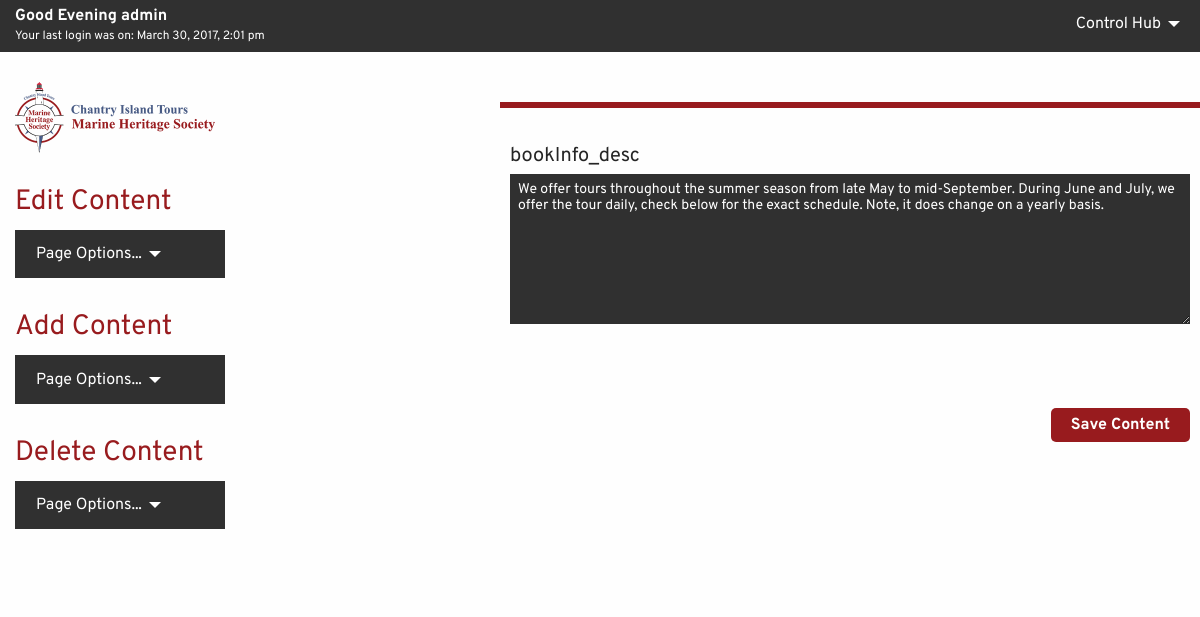
The page /admin/admin_index.php?tbl=tbl_bookInfo&col=bookInfo_id&id=1 (signed in) on the database as committed earlier.
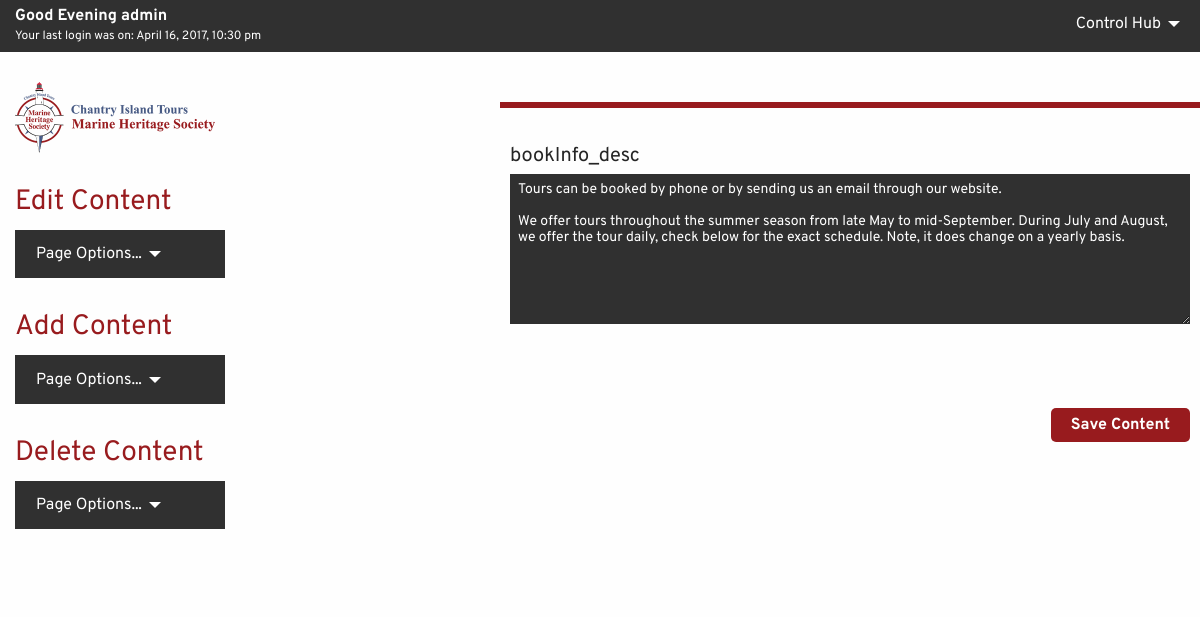
The same page on the database as committed later.
### tables this page shows
CREATE TABLE tbl_bookInfo (
  bookInfo_id tinyint(3) UNSIGNED NOT NULL,
  bookInfo_desc text NOT NULL
);

### admin/phpscripts/read.php (called while the page is built, shortened)
<?php
	function getSingle($tbl, $col, $id) {
		require_once('connect.php');
		$querySingle = "SELECT * FROM {$tbl} WHERE {$col}={$id}";
		$runSingle = mysqli_query($link, $querySingle);
		if($runSingle){
			return $runSingle;
		}else{
			$error =  "There was an error accessing this information.  Please contact your admin.";
			return $error;
		}
	}
?>

### admin/phpscripts/single_edit_form.php (the view, shortened to what this page needs)
<?php
	 function single_edit($tbl,$col,$id) {
	 	$result = getSingle($tbl, $col, $id);
	 	$getResult = mysqli_fetch_array($result);
	 	echo "<form action=\"phpscripts/edit.php\" method=\"post\">";
	 	for($i=0; $i<mysqli_num_fields($result); $i++) {
	 		$dataType = mysqli_fetch_field_direct($result,$i);
	 		$fieldName = $dataType->name;
	 		$fieldType = $dataType->type;
	 		if($fieldName != $col) {
	 			echo "<label class=\"editAllLabel\">{$fieldName}</label>";
	 			if($fieldType != 252) {
	 				if($fieldName != "stats_icon") {
	 					echo "<input class=\"editAllInput\" type=\"text\" name=\"{$fieldName}\" value=\"{$getResult[$i]}\">";
	 				}else{
	 					echo "<input hidden class=\"editAllInput\" type=\"text\" name=\"{$fieldName}\" value=\"{$getResult[$i]}\">";
	 				}
	 			}else{
	 				echo "<textarea class=\"editAlltextarea\" name=\"$fieldName\">{$getResult[$i]}</textarea><br><br>";
	 			}
	 		}
	 	}
	 	echo "<input class=\"editAllSubmit\" type=\"submit\" value=\"Save Content\">";
	 	echo "</form>";
	 }
?>

### admin/layout/header.php (shortened to what this page needs)
<!DOCTYPE html>
<html class="no-js" lang="en">
  <head>
    <link rel="stylesheet" href="../css/foundation.css">
    <link rel="stylesheet" href="css/admin.css">
  </head>
  <body class="body-<?=strtolower(str_replace(' ', '-', $strPageTitle))?>">

### admin/admin_index.php (shortened to what this page needs)
<?php
	if(isset($_GET['tbl'])) {
		$tbl = $_GET['tbl'];
		$col = $_GET['col'];
	}
?>
<?php
$strPageTitle = 'Admin Content Management';
include_once("layout/header.php");
?>
    <div id="CMSTopBar">
    <div class="row">
		<div class="small-8 medium-6 columns">
			<h1><?php $dayTime = date('H');
				if($dayTime<12) {
					echo "Good Morning ".$_SESSION['users_name'];
				}else if(($dayTime>=12)&&($dayTime<19)) {
					echo "Good Afternoon ".$_SESSION['users_name'];
				}else if($dayTime>=19) {
					echo "Good Evening ".$_SESSION['users_name'];
				}
			?></h1>
			<p>Your last login was on: <?php echo $_SESSION['users_lastlogin']; ?></p>
		</div>
		<div class="small-4 medium-6 columns" id="CMSoptions">
			<ul class="dropdown menu CMSnav" data-dropdown-menu>
			  <li>
			    <a href="#">Control Hub</a>
			  </li>
			</ul>
		</div>
	</div>
    </div>
    <div class="row CMSCon">
    	<?php
			include("layout/sideNav.php");
		?>
    	<div class="small-12 medium-7 columns CMSright">
    		<?php single_edit($tbl,$col,$id); ?>
    	</div>
    </div>
<?php
	include("layout/footer.php");
?>

### admin/layout/sideNav.php (shortened to what this page needs)
<div class="small-12 medium-5 columns CMSleft">
<img data-interchange="[../images/chantry_island_header.png, small], [../images/chantry_island_header.svg, retina]" alt="logo" id="CMSlogoSideBar">
  <h2>Edit Content</h2>
    <div class="CMSConDropdown">
      <ul class="dropdown menu CMSoptions" data-dropdown-menu>
        <li>
        <a href="#">Page Options...</a>
      </li>
    </ul>
  </div>
  <h2>Add Content</h2>
    <div class="CMSConDropdown">
      <ul class="dropdown menu CMSoptions" data-dropdown-menu>
      <li>
        <a href="#">Page Options...</a>
      </li>
    </ul>
  </div>
  <h2>Delete Content</h2>
    <div class="CMSConDropdown">
      <ul class="dropdown menu CMSoptions" data-dropdown-menu>
        <li>
        <a href="#">Page Options...</a>
      </li>
    </ul>
  </div>
</div>

### admin/layout/footer.php (shortened to what this page needs)
  </body>
</html>

### admin/css/admin.css (style rules this page uses)
#CMSlogoSideBar { max-width: 200px; margin-bottom: 30px; }
#CMSTopBar { background-color: #303030; padding: 5px 0px; }
#CMSTopBar h1 { color: #fff; font-size: 1em; margin: 0; padding: 0; font-family: 'Overpass', Arial, Times, Serif; font-weight: 700; }
#CMSTopBar p { color: #fff; font-size: .75em; margin: 0; padding: 0; font-family: 'Overpass', Arial, Times, Serif; }
.CMSnav { float: right; font-family: 'Overpass', Arial, Times, Serif; }
.dropdown.menu > li.is-dropdown-submenu-parent > a::after { border-color: #fff transparent transparent; }
.CMSnav a { color: #fff; transition: .3s ease-in-out all; }
.CMSCon { padding: 30px 0px; }
.CMSConDropdown { padding: 5px; background-color: #303030; width: 210px; margin-bottom: 30px; }
.CMSoptions { font-family: 'Overpass', Arial, Times, Serif; }
.CMSoptions a { color: #fff; transition: .3s ease-in-out all; }
.CMSleft h2 { color: #981b1e; font-family: 'Overpass', Arial, Times, Serif; font-weight: 400; font-size: 1.75em; }
.CMSright { padding: 30px 10px; margin: 20px 0px; border-top: 6px solid #981b1e; }
.editAllLabel { color: #252525; font-family: 'Overpass', Arial, Times, Serif; font-weight: 400; font-size: 1.25em; }
.editAlltextarea { background-color: #303030; border: none; box-shadow: none; color: #fff; font-family: 'Overpass', Arial, Times, Serif; font-weight: 400; font-size: .875em; height: 150px; }
.editAllSubmit { border: none; color: #fff; font-family: 'Overpass', Arial, Times, Serif; font-weight: 700; font-size: 1em; background-color: #981b1e; padding: 8px 20px; border-radius: 5px; cursor: pointer; transition: .3s ease-in-out all; margin-top: 20px; float: right; }

Rows that differ between the two databases and show on the page:
changed tbl_bookinfo: bookInfo_desc "We offer tours throughout the summer season from late May to mid-September. During June and July, we offer the tour…" → "Tours can be booked by phone or by sending us an email through our website. We offer tours throughout the summer season from late May to mid-September. During July and August, we offer the tour…"
Other text that changed with them:
$_SESSION['users_lastlogin']: "March 30, 2017, 2:01 pm" → "April 16, 2017, 10:30 pm"
